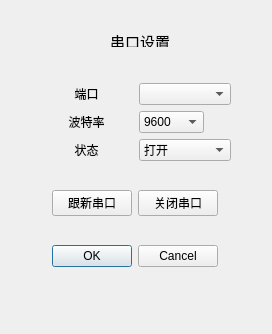
<?xml version="1.0" encoding="UTF-8"?>
<ui version="4.0">
 <class>Dialog</class>
 <widget class="QDialog" name="Dialog">
  <property name="geometry">
   <rect>
    <x>0</x>
    <y>0</y>
    <width>272</width>
    <height>334</height>
   </rect>
  </property>
  <property name="windowTitle">
   <string>串口设置</string>
  </property>
  <widget class="QLabel" name="label_4">
   <property name="geometry">
    <rect>
     <x>110</x>
     <y>30</y>
     <width>60</width>
     <height>17</height>
    </rect>
   </property>
   <property name="text">
    <string>&lt;html&gt;&lt;head/&gt;&lt;body&gt;&lt;p align=&quot;center&quot;&gt;&lt;span style=&quot; font-size:11pt;&quot;&gt;串口设置&lt;/span&gt;&lt;/p&gt;&lt;/body&gt;&lt;/html&gt;</string>
   </property>
  </widget>
  <widget class="QWidget" name="layoutWidget">
   <property name="geometry">
    <rect>
     <x>40</x>
     <y>60</y>
     <width>191</width>
     <height>231</height>
    </rect>
   </property>
   <layout class="QVBoxLayout" name="verticalLayout_3">
    <item>
     <layout class="QHBoxLayout" name="horizontalLayout">
      <item>
       <layout class="QVBoxLayout" name="verticalLayout_2">
        <item>
         <widget class="QLabel" name="label">
          <property name="text">
           <string>&lt;html&gt;&lt;head/&gt;&lt;body&gt;&lt;p align=&quot;center&quot;&gt; 端口&lt;/p&gt;&lt;/body&gt;&lt;/html&gt;</string>
          </property>
         </widget>
        </item>
        <item>
         <widget class="QLabel" name="label_2">
          <property name="text">
           <string>&lt;html&gt;&lt;head/&gt;&lt;body&gt;&lt;p align=&quot;center&quot;&gt;波特率&lt;/p&gt;&lt;/body&gt;&lt;/html&gt;</string>
          </property>
         </widget>
        </item>
        <item>
         <widget class="QLabel" name="label_3">
          <property name="text">
           <string>&lt;html&gt;&lt;head/&gt;&lt;body&gt;&lt;p align=&quot;center&quot;&gt;状态&lt;/p&gt;&lt;/body&gt;&lt;/html&gt;</string>
          </property>
         </widget>
        </item>
       </layout>
      </item>
      <item>
       <layout class="QVBoxLayout" name="verticalLayout">
        <item>
         <widget class="QComboBox" name="comboBox_port"/>
        </item>
        <item>
         <widget class="QComboBox" name="comboBox_baud">
          <property name="sizePolicy">
           <sizepolicy hsizetype="Fixed" vsizetype="Fixed">
            <horstretch>0</horstretch>
            <verstretch>0</verstretch>
           </sizepolicy>
          </property>
          <item>
           <property name="text">
            <string>9600</string>
           </property>
          </item>
          <item>
           <property name="text">
            <string>4800</string>
           </property>
          </item>
          <item>
           <property name="text">
            <string>14400</string>
           </property>
          </item>
         </widget>
        </item>
        <item>
         <widget class="QComboBox" name="comboBox_state">
          <item>
           <property name="text">
            <string>打开</string>
           </property>
          </item>
          <item>
           <property name="text">
            <string>关闭</string>
           </property>
          </item>
         </widget>
        </item>
       </layout>
      </item>
     </layout>
    </item>
    <item>
     <layout class="QHBoxLayout" name="horizontalLayout_4">
      <item>
       <spacer name="horizontalSpacer">
        <property name="orientation">
         <enum>Qt::Horizontal</enum>
        </property>
        <property name="sizeHint" stdset="0">
         <size>
          <width>40</width>
          <height>20</height>
         </size>
        </property>
       </spacer>
      </item>
      <item>
       <widget class="QPushButton" name="pushButton_update">
        <property name="text">
         <string>跟新串口</string>
        </property>
       </widget>
      </item>
      <item>
       <widget class="QPushButton" name="pushButton_close">
        <property name="text">
         <string>关闭串口</string>
        </property>
       </widget>
      </item>
      <item>
       <spacer name="horizontalSpacer_2">
        <property name="orientation">
         <enum>Qt::Horizontal</enum>
        </property>
        <property name="sizeHint" stdset="0">
         <size>
          <width>40</width>
          <height>20</height>
         </size>
        </property>
       </spacer>
      </item>
     </layout>
    </item>
    <item>
     <layout class="QHBoxLayout" name="horizontalLayout_2">
      <item>
       <spacer name="horizontalSpacer_3">
        <property name="orientation">
         <enum>Qt::Horizontal</enum>
        </property>
        <property name="sizeHint" stdset="0">
         <size>
          <width>40</width>
          <height>20</height>
         </size>
        </property>
       </spacer>
      </item>
      <item>
       <widget class="QDialogButtonBox" name="buttonBox">
        <property name="orientation">
         <enum>Qt::Horizontal</enum>
        </property>
        <property name="standardButtons">
         <set>QDialogButtonBox::Cancel|QDialogButtonBox::Ok</set>
        </property>
       </widget>
      </item>
      <item>
       <spacer name="horizontalSpacer_4">
        <property name="orientation">
         <enum>Qt::Horizontal</enum>
        </property>
        <property name="sizeHint" stdset="0">
         <size>
          <width>40</width>
          <height>20</height>
         </size>
        </property>
       </spacer>
      </item>
     </layout>
    </item>
   </layout>
  </widget>
 </widget>
 <resources/>
 <connections>
  <connection>
   <sender>buttonBox</sender>
   <signal>accepted()</signal>
   <receiver>Dialog</receiver>
   <slot>accept()</slot>
   <hints>
    <hint type="sourcelabel">
     <x>248</x>
     <y>254</y>
    </hint>
    <hint type="destinationlabel">
     <x>157</x>
     <y>274</y>
    </hint>
   </hints>
  </connection>
  <connection>
   <sender>buttonBox</sender>
   <signal>rejected()</signal>
   <receiver>Dialog</receiver>
   <slot>reject()</slot>
   <hints>
    <hint type="sourcelabel">
     <x>316</x>
     <y>260</y>
    </hint>
    <hint type="destinationlabel">
     <x>286</x>
     <y>274</y>
    </hint>
   </hints>
  </connection>
 </connections>
</ui>
